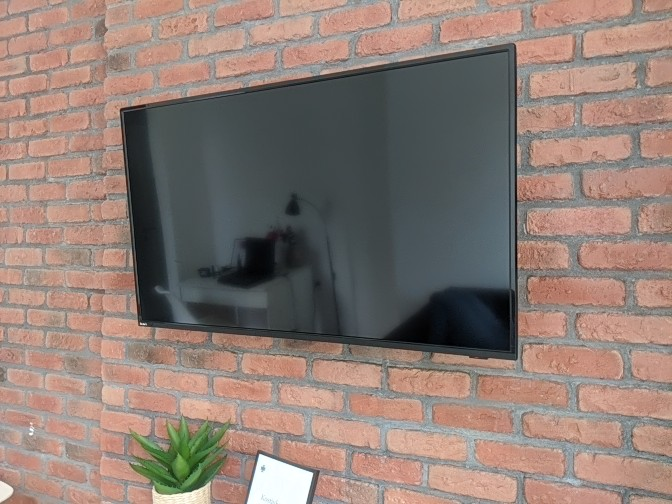
#> input picture media/test.jpg, 672 x 504 px
$ python resize_photo.py
#> lines starting #> are read from the running program, lines starting #| are printed output that depends on the picture
import cv2
import numpy as np

# Read the image using imread function
image = cv2.imread('media/test.jpg', cv2.IMREAD_COLOR)
#> image is the input picture: shape (504, 672, 3); mean B, G, R 116.6, 124.4, 141.9
cv2.imshow('Original Image', image)

# Get original height and width
h,w,c = image.shape
#> h = 504; w = 672; c = 3
print("Original Height and Width:", h,"x", w)
#| Original Height and Width: 504 x 672

# let's downscale the image using new  width and height
down_width = 300
down_height = 200
down_points = (down_width, down_height)
resized_down = cv2.resize(image, down_points, interpolation= cv2.INTER_LINEAR)
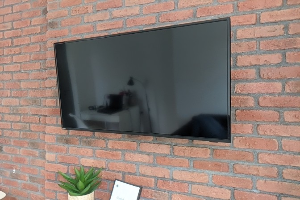
#> resized_down: shape (200, 300, 3); mean B, G, R 116.5, 124.2, 141.8

# let's upscale the image using new  width and height
up_width = 400
up_height = 600
up_points = (up_width, up_height)
resized_up = cv2.resize(image, up_points, interpolation= cv2.INTER_LINEAR)
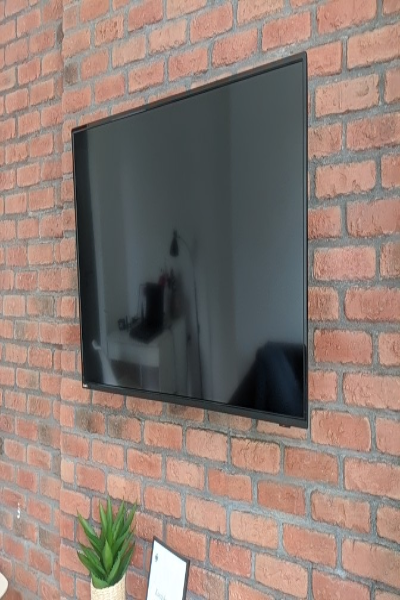
#> resized_up: shape (600, 400, 3); mean B, G, R 116.5, 124.2, 141.8

# Display images
cv2.imshow('Resized Down by defining height and width', resized_down)
cv2.waitKey()
cv2.imshow('Resized Up image by defining height and width', resized_up)
cv2.waitKey()

# Scaling Up the image 1.2 times by specifying both scaling factors
scale_up_x = 1.2
scale_up_y = 1.2
# Scaling Down the image 0.6 times specifying a single scale factor.
scale_down = 0.6

scaled_f_down = cv2.resize(image, None, fx= scale_down, fy= scale_down, interpolation= cv2.INTER_LINEAR)
scaled_f_up = cv2.resize(image, None, fx= scale_up_x, fy= scale_up_y, interpolation= cv2.INTER_LINEAR)

cv2.imshow("scaled_f_up", scaled_f_up)
cv2.imshow("scaled_f_down", scaled_f_down)

cv2.waitKey()
#press any key to close the windows
cv2.destroyAllWindows()
